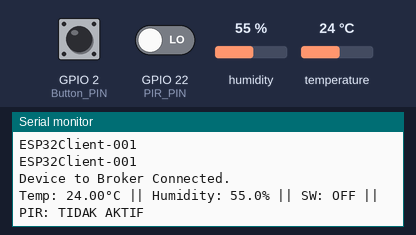
Bench run of a sketch on a simulated ESP32. Shown: the last lines printed to the serial monitor. Inputs (shaded band) come from the test bench; at power-on: GPIO 2 (Button_PIN) LOW, GPIO 22 (PIR_PIN) LOW, humidity 55 %, temperature 24 °C. WiFi joins after 1.5 s; servers stay silent unless stated; no MQTT or app messages arrive unless stated.

Above: at 2.7 s.
2.8 s: GPIO 2 (Button_PIN) pulled HIGH for 2.35 s
At 4.8 s:
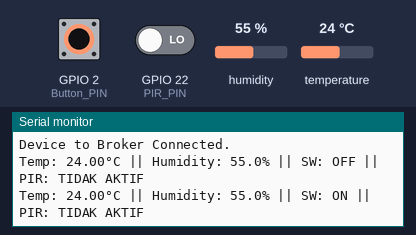
6.6 s: GPIO 22 (PIR_PIN) driven HIGH
At 8.4 s:
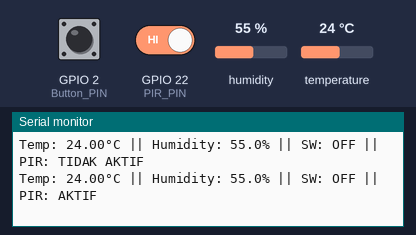
11.0 s: GPIO 2 (Button_PIN) pulled HIGH for 2.35 s
At 12.0 s:
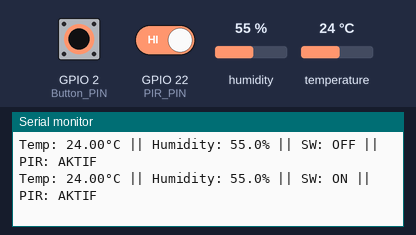
14.8 s: humidity set to 22 %
At 16.8 s:
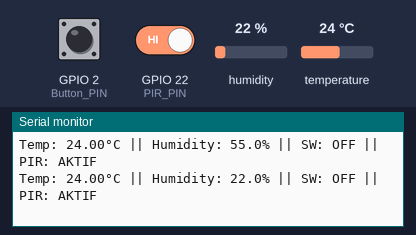
17.5 s: temperature set to 12 °C
At 18.6 s:
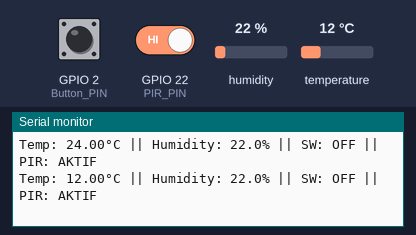
20.2 s: GPIO 22 (PIR_PIN) driven LOW
At 22.2 s:
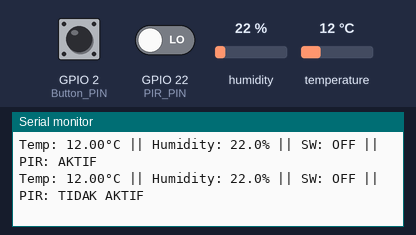

Measured:
- after the input at 2.8 s, the serial monitor: prints a new line after 0.77 s (image 1)
- after the input at 6.6 s, the serial monitor: prints a new line after 0.99 s (image 2)
- after the input at 11.0 s, the serial monitor: prints a new line after 0.60 s (image 3)
- after the input at 14.8 s, the serial monitor: prints a new line after 0.82 s (image 4)
- after the input at 17.5 s, the serial monitor: prints a new line after 0.13 s (image 5)
- after the input at 20.2 s, the serial monitor: prints a new line after 1.4 s (image 6)

The sketch:

Tugas_TECHAD.ino
```cpp
#include <WiFi.h>
#include <DHT.h>
#include "PubSubClient.h"

const int DHTPIN = 19;
const int PIR_PIN = 22;
const int Button_PIN = 2;

const char* mqttServer = "broker.hivemq.com";
int mqttPort = 1883;

#define DHTTYPE DHT22
DHT dht(DHTPIN, DHTTYPE);

//char clientID[50];
String myClientID = "001";
String Topic_Suhu = "TECHAD_Tugas/MFebriansyah/temp";
String Topic_Lembab = "TECHAD_Tugas/MFebriansyah/hum";
String Topic_Switch = "TECHAD_Tugas/MFebriansyah/sw";
String Topic_PIR = "TECHAD_Tugas/MFebriansyah/pir";

WiFiClient espClient;
PubSubClient Client(espClient);

void callback(char* topic, byte* message, unsigned int length) {
  Serial.print("Callback - ");
  Serial.print("Message:");
  String stMessage;
  for (int i = 0; i < length; i++) {
    Serial.print((char)message[i]);
    stMessage += (char)message[i];
  }
}

void setup() {
  Serial.begin(115200);
  pinMode(Button_PIN, INPUT);
  pinMode(PIR_PIN, INPUT);

  reconnect();
  dht.begin();
  Client.setServer(mqttServer, mqttPort);
  Client.setCallback(callback);
  connect_to_broker(myClientID);
}

void loop() {
  float temperature = dht.readTemperature();
  float humidity = dht.readHumidity();

  Serial.print("Temp: " + String(temperature, 2) + "°C || ");
  Serial.print("Humidity: " + String(humidity, 1) + "% ");

  mqtt_publish(Topic_Suhu,temperature);
  mqtt_publish(Topic_Lembab,humidity);

  if(digitalRead(Button_PIN) == HIGH){
                                      Serial.print("|| SW: ON ");
                                      Client.publish(Topic_Switch.c_str(), "ON");
                                     }
  else {
        Serial.print("|| SW: OFF ");
        Client.publish(Topic_Switch.c_str(), "OFF");
       }

  if(digitalRead(PIR_PIN) == HIGH){
                                   Serial.println("|| PIR: AKTIF");
                                   Client.publish(Topic_PIR.c_str(), "AKTIF");
                                   }
  else {
        Serial.println("|| PIR: TIDAK AKTIF");
        Client.publish(Topic_PIR.c_str(), "TIDAK AKTIF");
       }
  delay(2000);
}
```

function.ino
```cpp
void reconnect(){
  WiFi.mode(WIFI_STA);
  WiFi.begin("Wokwi-GUEST", "");
  while(WiFi.status()!=WL_CONNECTED){
    Serial.print(".");
    delay(100);
  }
  Serial.println("");
  Serial.print("STATUS KONEKSI = ");
  Serial.println(WiFi.status());
  Serial.println("ESP32 Telah Terkoneksi");
}
void connect_to_broker(String clientName) {
  Serial.println("Connecting to MQTT Broker...");
  while (!Client.connected()) {
      Serial.println("Reconnecting to MQTT Broker..");
      String clientId = "ESP32Client-" + clientName;
      // clientId += String(random(0xffff), HEX);
      Serial.println(clientId);
      if (Client.connect(clientId.c_str())) {
        Serial.print(clientId);
        Serial.println();
        Serial.println("Device to Broker Connected.");
      }
      else {
        Serial.print("failed, rc=");
        Serial.print(Client.state());
        Serial.println();
        Serial.println("try again in 1 seconds");
        delay(1000);
      }
  }
}
void mqtt_publish(String yourTopic, float yourPayload){
  char yourPayloadString[8];
  dtostrf(yourPayload, 1, 2, yourPayloadString);
  Client.publish(yourTopic.c_str(), yourPayloadString);
}
```
